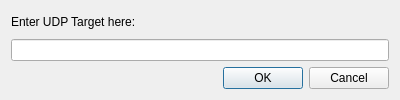
<?xml version="1.0" encoding="UTF-8"?>
<ui version="4.0">
 <class>UDPDialog</class>
 <widget class="QDialog" name="UDPDialog">
  <property name="geometry">
   <rect>
    <x>0</x>
    <y>0</y>
    <width>400</width>
    <height>100</height>
   </rect>
  </property>
  <property name="sizePolicy">
   <sizepolicy hsizetype="Expanding" vsizetype="Expanding">
    <horstretch>0</horstretch>
    <verstretch>0</verstretch>
   </sizepolicy>
  </property>
  <property name="windowTitle">
   <string>Dialog</string>
  </property>
  <layout class="QVBoxLayout" name="verticalLayout">
   <item>
    <widget class="QLabel" name="label">
     <property name="text">
      <string>Enter UDP Target here:</string>
     </property>
    </widget>
   </item>
   <item>
    <widget class="QLineEdit" name="lineEdit"/>
   </item>
   <item>
    <widget class="QDialogButtonBox" name="buttonBox">
     <property name="orientation">
      <enum>Qt::Horizontal</enum>
     </property>
     <property name="standardButtons">
      <set>QDialogButtonBox::Cancel|QDialogButtonBox::Ok</set>
     </property>
    </widget>
   </item>
  </layout>
 </widget>
 <resources/>
 <connections>
  <connection>
   <sender>buttonBox</sender>
   <signal>accepted()</signal>
   <receiver>UDPDialog</receiver>
   <slot>accept()</slot>
   <hints>
    <hint type="sourcelabel">
     <x>225</x>
     <y>89</y>
    </hint>
    <hint type="destinationlabel">
     <x>157</x>
     <y>99</y>
    </hint>
   </hints>
  </connection>
  <connection>
   <sender>buttonBox</sender>
   <signal>rejected()</signal>
   <receiver>UDPDialog</receiver>
   <slot>reject()</slot>
   <hints>
    <hint type="sourcelabel">
     <x>293</x>
     <y>92</y>
    </hint>
    <hint type="destinationlabel">
     <x>286</x>
     <y>99</y>
    </hint>
   </hints>
  </connection>
 </connections>
</ui>
